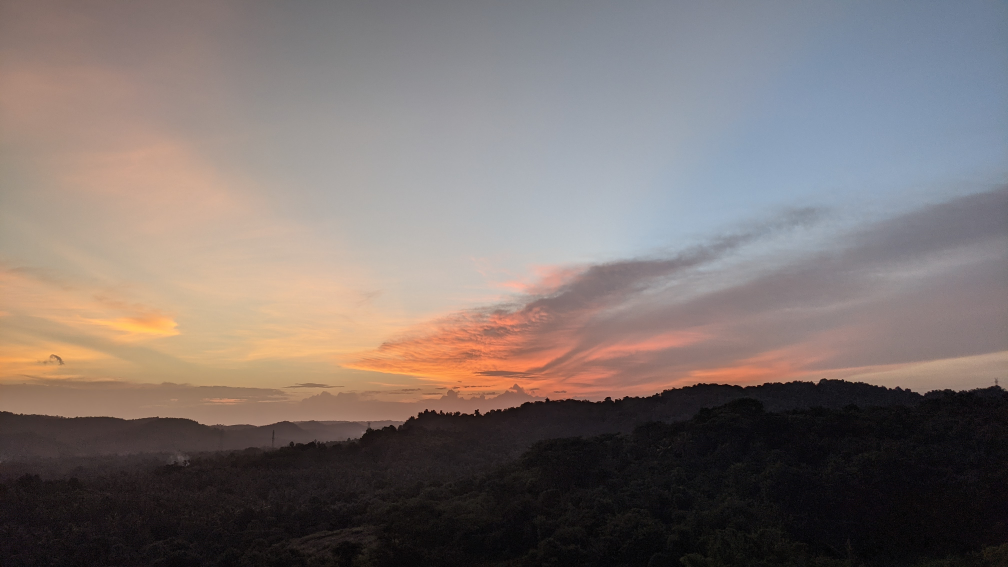
#> input picture ml_deploy/temp_image.jpg, 4032 x 2268 px (shown at 1/4 size)
$ python -i views.py   (imports and definitions only)
#> lines starting #> are read from the running program, lines starting #| are printed output that depends on the picture; after the words box and inside, x2 and y2 are one past the last pixel; in counts of white or black regions, pixels touching at a corner belong together
from django.shortcuts import render,redirect
from sklearn.neighbors import KNeighborsClassifier
from sklearn.cluster import KMeans
import cv2,os
from .forms import UserForm
from django.conf import settings
from django.contrib import messages
from django.contrib.auth.models import User,auth
from django.contrib.auth.decorators import login_required

# [80 lines left out: functions login, signup, logout, password_check, main, not called in this run]

def result(request):
    return render(request, 'result.html')


def RGB2HEX(color):
    return "#{:02x}{:02x}{:02x}".format(int(color[0]), int(color[1]), int(color[2]))

# [9 lines left out: functions get_image, get_image, not called in this run]

def get_colors(image, number_of_colors, show_chart):
    modified_image = cv2.resize(image, (600, 400), interpolation=cv2.INTER_AREA)
    modified_image = modified_image.reshape(modified_image.shape[0] * modified_image.shape[1], 3)

    clf = KMeans(n_clusters=number_of_colors)
    labels = clf.fit_predict(modified_image)

    center_colors = clf.cluster_centers_
    ordered_colors = [center_colors[i] for i in counts.keys()]

    return ordered_colors

def plot_detected(image_path):
#> called with image_path = '../temp_image.jpg'
    img = cv2.imread(image_path)
#> img is the input picture: shape (2268, 4032, 3); mean B, G, R 110.9, 113.9, 124.4
    img = cv2.resize(img, (600, 400), interpolation=cv2.INTER_AREA)
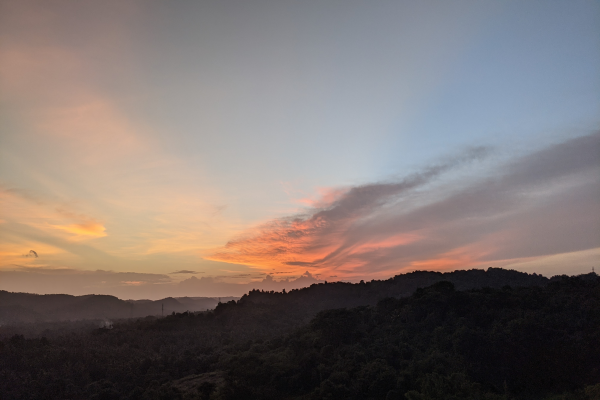
#> img: shape (400, 600, 3); mean B, G, R 110.9, 113.9, 124.4
    gray = cv2.cvtColor(img, cv2.COLOR_BGR2GRAY)
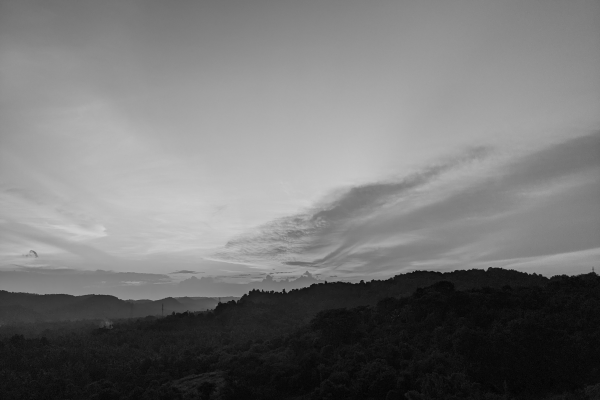
#> gray: shape (400, 600); min 2, max 209, mean 116.7

    threshold = cv2.threshold(gray, 127, 255, cv2.THRESH_BINARY)[1]
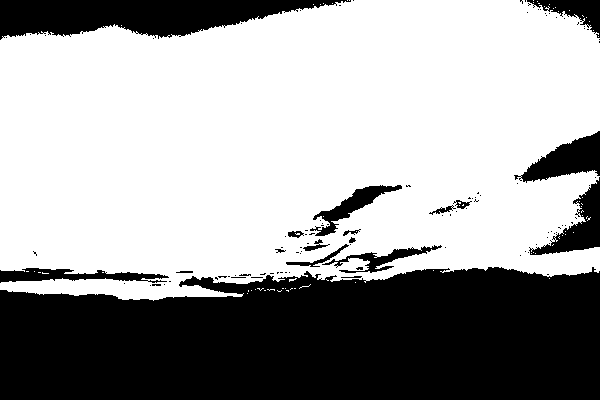
#> threshold: shape (400, 600); 62.9% white; 110 black regions (92 under 20 px)

    contours = cv2.findContours(threshold, cv2.RETR_TREE, cv2.CHAIN_APPROX_SIMPLE)[0]
#> contours = 247 contours, 225 with area under 20; largest, box (x1, y1, x2, y2) and area: (0, 0, 600, 301) 152499, (309, 184, 403, 237) 1369, (321, 244, 443, 274) 1050, (285, 243, 350, 268) 304, (428, 205, 453, 216) 110

    i = 0
    font = cv2.FONT_HERSHEY_SIMPLEX
    for contour in contours:
        if i == 0:
            i = 1
            continue

        x, y, w, h = cv2.boundingRect(contour)
        if w > 20 and h > 20:
            crop = img[y:y+h, x:x+w]
            clr = get_colors(crop, 1, False)
            cv2.rectangle(img, (x, y), (x+w, y+h), clr[0], 2)
            cv2.putText(img, get_name(clr)[0], (x, y), font, 0.5, (0, 0, 0), 1, cv2.LINE_AA)
#> this loop made 62 passes
#> (contour, i) on pass 1: ([[247, 293]], 1)
#> (x, y, w, h) on passes 3, 5, 7, 8, 11, 13: (277, 290, 5, 2), (251, 290, 1, 1), (267, 289, 8, 2), (255, 289, 1, 1), (285, 288, 1, 1), (257, 288, 7, 3)
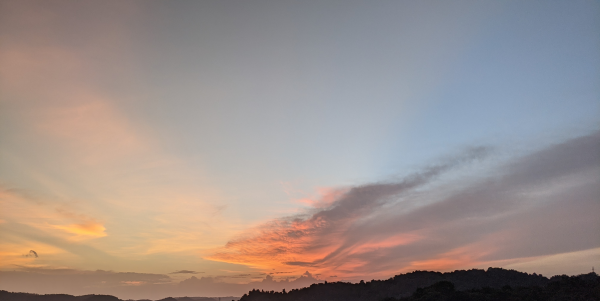
#> crop: shape (301, 600, 3); mean B, G, R 140.1, 144.4, 157.1
#> after the loop, i = 1

    cv2.imwrite('static/detected.png', img)

samples = [
    [0, 0, 0], [255, 255, 255], [255, 250, 250], [240, 255, 255], [255, 255, 240], [240, 255, 240], [248, 248, 255],
    [255, 250, 240], [0, 0, 255], [0, 0, 205], [0, 0, 139], [0, 0, 128], [0, 191, 255], [0, 128, 0], [0, 100, 0],
    [34, 139, 34], [124, 252, 0], [50, 205, 50], [255, 0, 0], [128, 0, 0], [139, 0, 0], [165, 42, 42], [220, 20, 60],
    [255, 69, 0], [255, 140, 0], [255, 165, 0], [255, 255, 0], [255, 215, 0], [75, 0, 130], [128, 0, 128],
    [148, 0, 211], [238, 130, 238], [147, 112, 219], [255, 20, 147], [255, 192, 203], [255, 182, 193],
    [139, 69, 19], [160, 82, 45], [78, 34, 34], [154, 205, 50], [85, 107, 47], [107, 142, 35], [124, 252, 0],
    [127, 255, 0], [173, 255, 47], [0, 100, 0], [0, 128, 0], [34, 139, 34], [0, 255, 0], [50, 205, 50],
    [240, 128, 128], [233, 150, 122], [250, 128, 114], [255, 160, 122], [255, 140, 0], [255, 165, 0],
    [255, 69, 0], [218, 165, 32],[0, 255, 255], [255, 0, 255], [128, 128, 128], [192, 192, 192], [128, 128, 0], [128, 0, 128],
    [0, 128, 128], [128, 0, 0], [0, 128, 0], [0, 0, 128], [255, 255, 128], [255, 128, 255], [128, 255, 255],[0, 0, 0], [255, 255, 255], [255, 250, 250], [240, 255, 255], [255, 255, 240], [240, 255, 240], [248, 248, 255],
    [255, 250, 240], [0, 0, 255], [0, 0, 205], [0, 0, 139], [0, 0, 128], [0, 191, 255], [0, 128, 0], [0, 100, 0],
    [34, 139, 34], [124, 252, 0], [50, 205, 50], [255, 0, 0], [128, 0, 0], [139, 0, 0], [165, 42, 42], [220, 20, 60],
    [255, 69, 0], [255, 140, 0], [255, 165, 0], [255, 255, 0], [255, 215, 0], [75, 0, 130], [128, 0, 128],
    [148, 0, 211], [238, 130, 238], [147, 112, 219], [255, 20, 147], [255, 192, 203], [255, 182, 193],
    [139, 69, 19], [160, 82, 45], [78, 34, 34], [154, 205, 50], [85, 107, 47], [107, 142, 35], [124, 252, 0],
    [127, 255, 0], [173, 255, 47], [0, 100, 0], [0, 128, 0], [34, 139, 34], [0, 255, 0], [50, 205, 50],
    [240, 128, 128], [233, 150, 122], [250, 128, 114], [255, 160, 122], [255, 140, 0], [255, 165, 0],
    [255, 69, 0], [218, 165, 32],[0, 255, 255], [255, 0, 255], [128, 128, 128], [192, 192, 192], [128, 128, 0], [128, 0, 128],
    [0, 128, 128], [128, 0, 0], [0, 128, 0], [0, 0, 128], [255, 255, 128], [255, 128, 255], [128, 255, 255],[255, 255, 0], [128, 128, 128], [211, 211, 211], [169, 169, 169], [128, 128, 0], [128, 0, 0], [0, 128, 128],
    [0, 0, 128], [0, 255, 0], [0, 255, 255], [255, 255, 224], [224, 102, 255], [175, 238, 238]
]

y = [
    "black", "White", "White", "White", "White", "White", "White", "White", "blue", "blue", "blue", "blue",
    "blue", "green", "green", "green", "green", "green", "red", "red", "red", "red", "red", "orange", "orange",
    "orange", "yellow", "yellow", "indigo", "Purple", "violet", "violet", "purple", "pink", "pink", "pink",
    "brown", "brown", "brown", "green", "green", "green", "green", "green", "green", "green", "green", "green",
    "green", "pink", "pink", "pink", "pink", "orange", "orange", "orange", "orange", "orange",'yellow', 'gray',
    'gray', 'gray', 'olive', 'maroon', 'teal', 'navy', 'lime', 'aqua', 'light yellow', 'purple', 'aqua',"black",
    "White", "White", "White", "White", "White", "White", "White", "blue", "blue", "blue", "blue",
    "blue", "green", "green", "green", "green", "green", "red", "red", "red", "red", "red", "orange", "orange",
    "orange", "yellow", "yellow", "indigo", "Purple", "violet", "violet", "purple", "pink", "pink", "pink",
    "brown", "brown", "brown", "green", "green", "green", "green", "green", "green", "green", "green", "green",
    "green", "pink", "pink", "pink", "pink", "orange", "orange", "orange", "orange", "orange",'yellow', 'gray',
    'gray', 'gray', 'olive', 'maroon', 'teal', 'navy', 'lime', 'aqua', 'light yellow', 'purple', 'aqua',"yellow", "gray", "gray",
    "gray", "olive", "maroon", "teal", "navy", "lime", "aqua", "yellow", "purple", "light aqua"
]

model = KNeighborsClassifier(n_neighbors=3)
# [1 line not run here, left out]

def get_name(code):
    return model.predict(code)

# [22 lines left out: function process_image, not called in this run]

#> (the run stopped early here; a loop or call above may not have finished)
